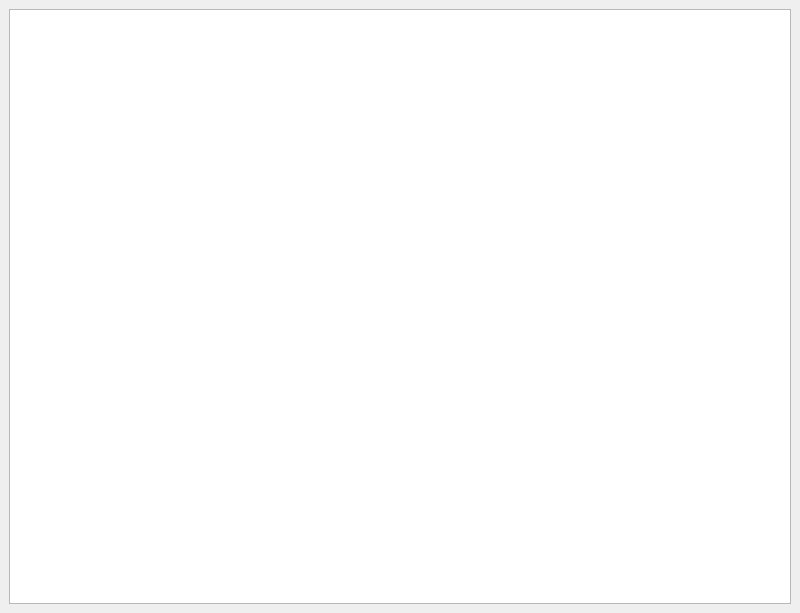
<?xml version="1.0" encoding="UTF-8"?>
<ui version="4.0">
 <class>MainWindow</class>
 <widget class="QMainWindow" name="MainWindow">
  <property name="geometry">
   <rect>
    <x>0</x>
    <y>0</y>
    <width>800</width>
    <height>613</height>
   </rect>
  </property>
  <property name="windowTitle">
   <string>History</string>
  </property>
  <widget class="QWidget" name="centralwidget">
   <layout class="QHBoxLayout" name="horizontalLayout">
    <item>
     <widget class="QTreeView" name="treeView"/>
    </item>
   </layout>
  </widget>
 </widget>
 <resources/>
 <connections/>
</ui>
